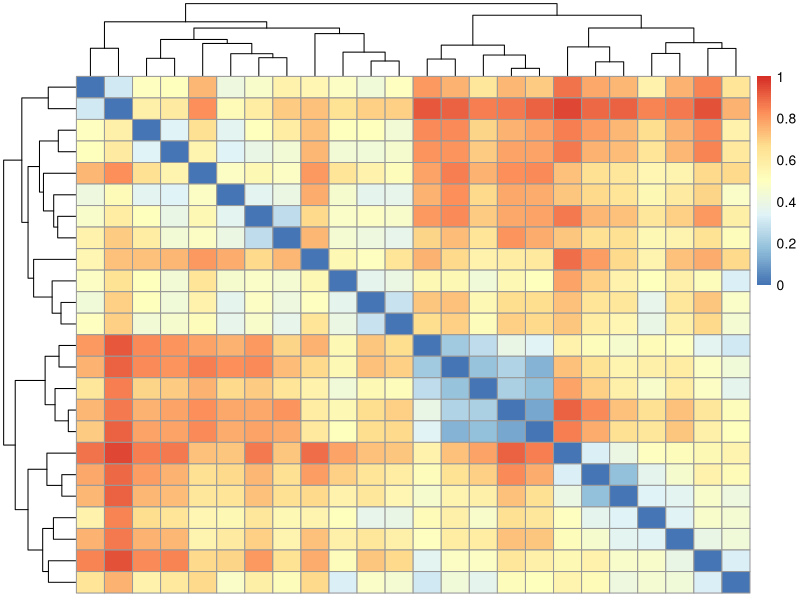

Recreate this plot in R.
## ---- chunk 1
## 用 vegdist 重复上面的例子
df <- data.frame(goldfish=c(6,10),guppies=c(7,0),crab=c(4,6))
require("vegan")
vegdist(df,method = "bray") # 这个值跟前面人脑计算的一致

## 计算群落数据
data("varespec")
## 计算不同样地两两之间的差异度
bc <- vegdist(varespec)

## 使用pheatmap做一个热图
pheatmap::pheatmap(bc,breaks = seq(0,1,0.01))
